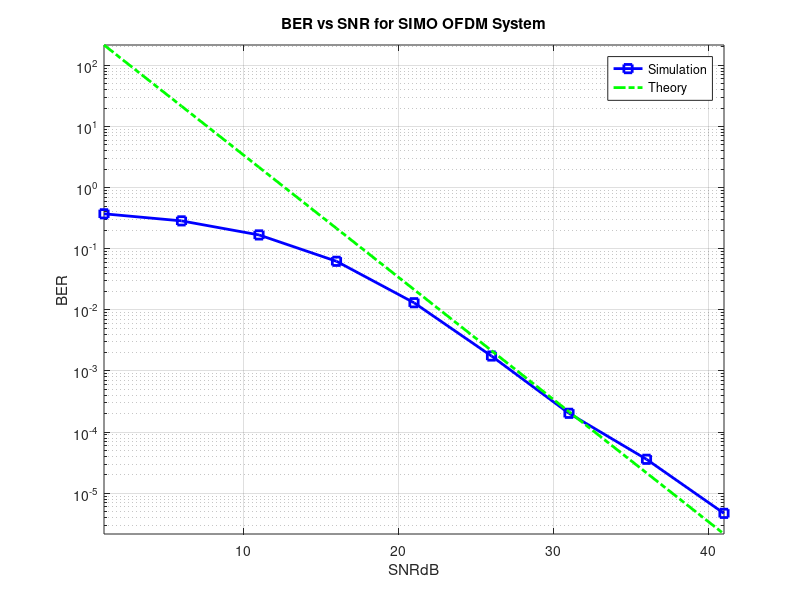

Write the MATLAB code that produced this figure.
clear all; close all; clc;
SNR_dB = [1:5:45];
SNR = 10.^(SNR_dB/10);
BER = zeros(length(SNR),1);
 
Nsub = 64;   %Number of subcarriers
Ncp = round(Nsub/10);  %Number of samples added as CP
 
numTaps = 3;   %Number of channel taps
numBlocks = 10000;
numAnt = 2;    %Number of receive antennas
 
for L = 1:numBlocks
    Bits = randi([0,1],1,Nsub);    %Generating message bits
    h = 1/sqrt(2) * (randn(numAnt,numTaps) + 1j*randn(numAnt,numTaps));  
    Hfreq = fft(h, Nsub, 2);  %columnwise N point FFT of channel taps
    ChNoise = randn(numAnt, Nsub+Ncp+numTaps-1) + 1j*randn(numAnt, Nsub+Ncp+numTaps-1);
    for K = 1:length(SNR)
        LoadedBits = sqrt(SNR(K))*(2*Bits - 1);  %BPSK symbols
        TxSamples = ifft(LoadedBits);    %IFFT of symbols at transmitter
        TxSamples_CP = [TxSamples(Nsub-Ncp+1:Nsub) TxSamples];   %Adding CP 
        
        Rxbits = [];
        for rxi = 1:numAnt
            Rxbits = [Rxbits; conv(TxSamples_CP, h(rxi,:)) + ChNoise(rxi,:)];
        end
        
        RxbitsWithoutCP = Rxbits(:, Ncp+1:Ncp+Nsub);    %Removal of CP
        RxbitsFFT = fft(RxbitsWithoutCP, Nsub, 2);  %FFT of received symbols at receiver
        ProcessedBits = sum(RxbitsFFT.*conj(Hfreq));  %Matched filtering at receiver
        DecodedBits = (real(ProcessedBits)>=0);    %Decoding received bits
        BER(K) = BER(K) + sum(DecodedBits ~= Bits);  %BER for Kth SNR value
        
    end
end
 
BER = BER/(numBlocks*Nsub);
semilogy(SNR_dB, BER, 'b - s', 'linewidth', 2.0);
hold on; axis tight; grid on;
 
SNR_eff = numTaps/Nsub * SNR;
semilogy(SNR_dB,nchoosek(2*numAnt-1,numAnt-1)*1/2^numAnt./SNR_eff.^numAnt,'g -. ','linewidth',2.0);
 
xlabel('SNRdB')
ylabel('BER')
title('BER vs SNR for SIMO OFDM System');
legend('Simulation', 'Theory')
